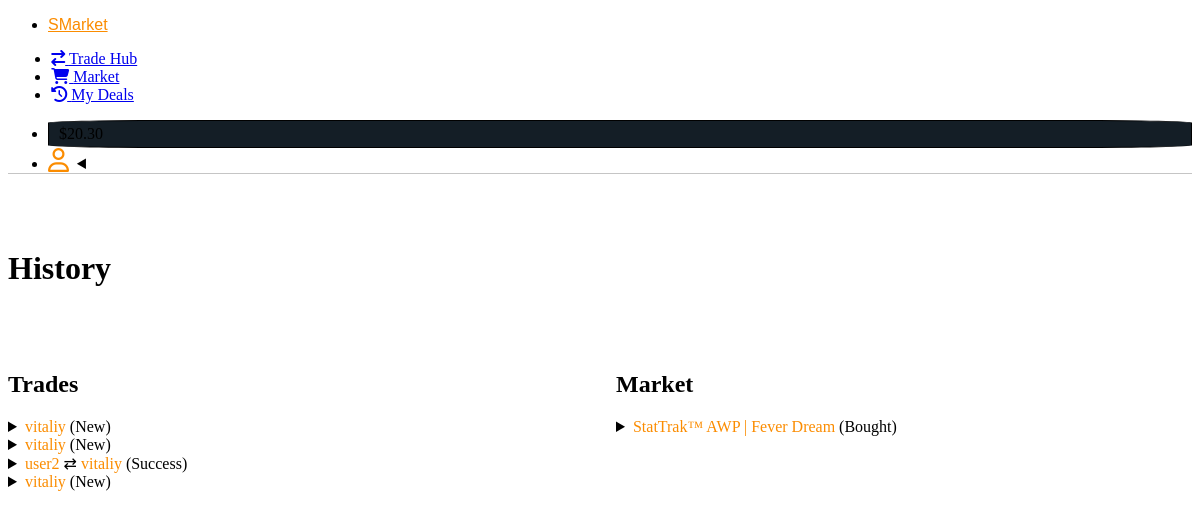
Page /history/ (signed in) on the earlier database version.
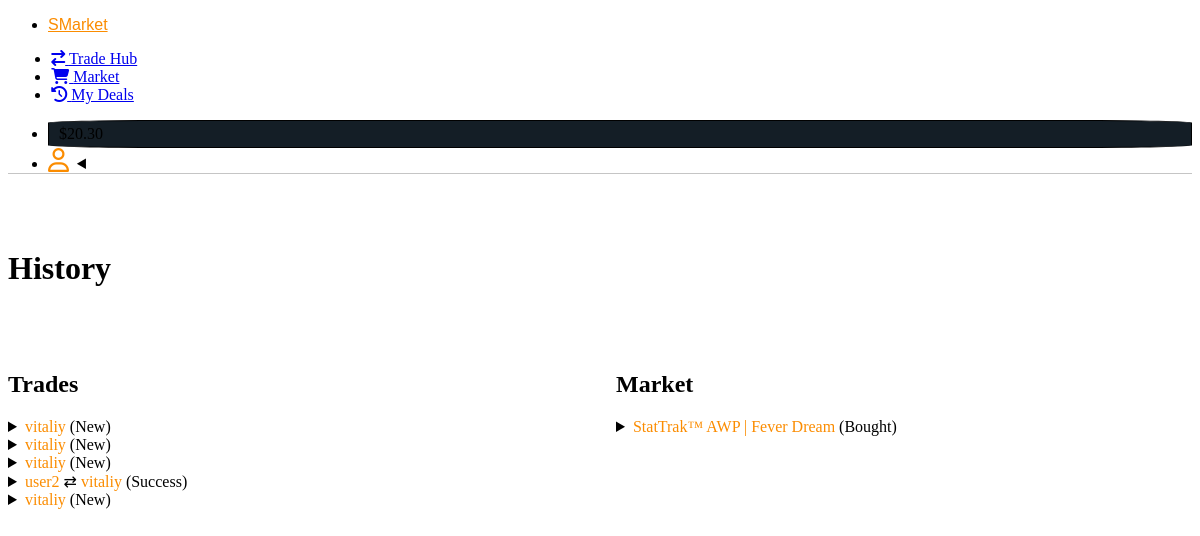
Same page on the later database version.
### trade_hub/models.py (models this page shows, shortened)
class Trade(models.Model):
    NEW = 'N'
    REVIEWING = 'RW'
    DECLINED = 'DC'
    CANCELED = 'CD'
    SUCCESS = 'SC'
    STATUSES = [
        (NEW, 'New'),
        (REVIEWING, 'In Review'),
        (DECLINED, 'Declined'),
        (CANCELED, 'Canceled'),
        (SUCCESS, 'Success'),
    ]
    id = models.UUIDField(default=uuid.uuid4, unique=True, primary_key=True, editable=False)
    creator = models.ForeignKey(Profile, on_delete=models.CASCADE, null=True, related_name="creator")
    second_party = models.ForeignKey(Profile, on_delete=models.CASCADE, null=True, blank=True, related_name="second_party")
    guarantor = models.ForeignKey(Profile, on_delete=models.CASCADE, null=True, blank=True, related_name="guarantor")
    status = models.CharField(max_length=2, choices=STATUSES, default=NEW)
    created = models.DateTimeField(auto_now_add=True)
    class Meta:
        ordering = ["-created"]

class UserItem(models.Model):
    id = models.UUIDField(default=uuid.uuid4, unique=True, primary_key=True, editable=False)
    float = models.DecimalField(max_digits=18, decimal_places=17, blank=True, null=True)
    item = models.ForeignKey(Item, on_delete=models.CASCADE)
    user = models.ForeignKey(Profile, on_delete=models.CASCADE, null=True, blank=True)

class Item(models.Model):
    id = models.UUIDField(default=uuid.uuid4, unique=True, primary_key=True, editable=False)
    name = models.CharField(max_length=500)
    description = models.TextField(null=True, blank=True)
    stattrak = models.BooleanField(default=False)
    image = models.ImageField(blank=True, upload_to='items/', default='items/empty_trade_slot.png')
    game = models.ForeignKey("trade_hub.Game", on_delete=models.CASCADE)
    quality = models.ForeignKey("trade_hub.ItemQuality", on_delete=models.SET_NULL, null=True)
    exterior = models.ForeignKey("trade_hub.ItemExterior", on_delete=models.SET_NULL, null=True)
    class Meta:
        ordering = ["name"]
        unique_together = [['name', 'stattrak', 'quality', 'exterior']]

### users/models.py (models this page shows, shortened)
class Profile(models.Model):
    user = models.OneToOneField(User, on_delete=models.CASCADE, null=True, blank=True)
    id = models.UUIDField(default=uuid.uuid4, unique=True, primary_key=True, editable=False)
    image = models.ImageField(null=True, blank=True, upload_to='profiles/', default='profiles/user-default.png')
    username = models.CharField(max_length=200, blank=True, null=True)
    email = models.EmailField(max_length=500, blank=True, null=True)
    registation_date = models.DateTimeField(auto_now_add=True)
    steam_id = models.PositiveBigIntegerField(null=True, blank=True)
    trade_url = models.CharField(max_length=500, null=True, blank=True)
    balance = models.DecimalField(max_digits=9, decimal_places=2, blank=True, null=True, default=0)
    discount = models.FloatField(default=0)
    total_trade_amount = models.FloatField(default=0.0)

### market/models.py (models this page shows, shortened)
class MarketItem(models.Model):
    NEW = 'N'
    SOLD = 'SD'
    CANCELED = 'CD'
    STATUSES = [
        (NEW, 'New'),
        (SOLD, 'Sold'),
        (CANCELED, 'Canceled'),
    ]
    id = models.UUIDField(default=uuid.uuid4, unique=True, primary_key=True, editable=False)
    user_item = models.ForeignKey(UserItem, on_delete=models.CASCADE, null=True, blank=True)
    seller = models.ForeignKey(Profile, on_delete=models.CASCADE, null=True, related_name="seller")
    buyer = models.ForeignKey(Profile, on_delete=models.CASCADE, null=True, related_name="buyer")
    price = models.DecimalField(max_digits=9, decimal_places=2, blank=True, null=True)
    created = models.DateTimeField(auto_now_add=True)
    status = models.CharField(max_length=2, choices=STATUSES, default=NEW)

### users/views.py (the view)
# urls.py: path('history/', views.history, name="history"),
@login_required(login_url='login')
def history(request):
    profile = request.user.profile
    trades = Trade.objects.filter(Q(creator=profile) | Q(second_party=profile) | Q(guarantor=profile))
    market_items = MarketItem.objects.filter(Q(buyer=profile) | Q(seller=profile)).order_by('-created')
    context = {
        'trades': trades,
        'market_items': market_items,
    }
    return render(request, 'users/history.html', context=context)

### users/templates/users/history.html (shortened to what this page needs)
{% extends 'main.html' %}
{% load static %}
{% block content %}
<main class="container-fluid history-main">
	<h1 class="main-title">History</h1>
	<div class="history-blocks">
		<div>
			<article class="trades-history">
				<h2>Trades</h2>
				{% for trade in trades %}
				<details>
					<summary>
						<div class="trade-summary-div">
							<div>
								<span class="green-text"
									>{{trade.creator.username}}</span
								>
								{% if trade.second_party %} &#8644;
								<span class="green-text"
									>{{trade.second_party.username}}</span
								>
								{% endif %} ({{trade.get_status_display}})
							</div>
						</div>
					</summary>
				</details>
				{% endfor %}
			</article>
		</div>
		<div>
			<article class="market-history">
				<h2>Market</h2>
				{% for market_item in market_items %}
				<details>
					<summary>
						<div class="trade-summary-div">
							<div>
								<span class="green-text">
                  {% if market_item.user_item.item.stattrak %} StatTrak™ {% endif %}
                  {{market_item.user_item.item.name }}
                  </span>
								{% if market_item.buyer == request.user.profile %} (Bought) {% else %}
								({{market_item.get_status_display}}) {% endif %}
							</div>
						</div>
					</summary>
				</details>
				{% endfor %}
			</article>
		</div>
	</div>
</main>
{% endblock content %}

Differences in the rows shown:
added Trade: creator.username "vitaliy", status "New"
